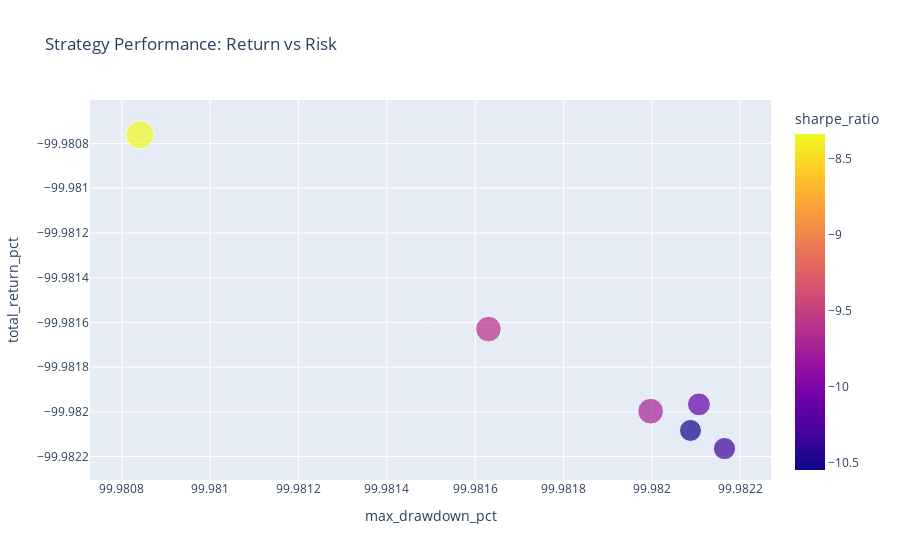

This figure's notebook cell:
### Code cell
import plotly.express as px

fig = px.scatter(
    results, 
    x='max_drawdown_pct', 
    y='total_return_pct',
    color='sharpe_ratio',
    size='total_trades',
    hover_data=['CVDBB_bbands_length', 'CVDBB_cvd_length', 'win_rate_pct'],
    title='Strategy Performance: Return vs Risk'
)
fig.show()

### Figure 1 — Plotly figure (JSON) as saved in the notebook; plotly's stock layout.template omitted (floating-point values rounded to 4 significant figures)
{"data": [{"customdata": [[20, 30, 25.79], [20, 30, 26.49], [30, 30, 25.93], [30, 30, 26.23], [40, 30, 25.77], [40, 30, 28.58]], "hovertemplate": "max_drawdown_pct=%{x}<br>total_return_pct=%{y}<br>total_trades=%{marker.size}<br>CVDBB_bbands_length=%{customdata[0]}<br>CVDBB_cvd_length=%{customdata[1]}<br>win_rate_pct=%{customdata[2]}<br>sharpe_ratio=%{marker.color}<extra></extra>", "legendgroup": "", "marker": {"color": [-10.34, -9.73, -10.15, -9.617, -10.55, -8.334], "coloraxis": "coloraxis", "size": [3241, 4349, 3432, 4316, 3170, 5227], "sizemode": "area", "sizeref": 13.07, "symbol": "circle"}, "mode": "markers", "name": "", "orientation": "v", "showlegend": false, "type": "scatter", "x": [99.98, 99.98, 99.98, 99.98, 99.98, 99.98], "xaxis": "x", "y": [-99.98, -99.98, -99.98, -99.98, -99.98, -99.98], "yaxis": "y"}], "layout": {"coloraxis": {"colorbar": {"title": {"text": "sharpe_ratio"}}, "colorscale": [[0, "#0d0887"], [0.1111, "#46039f"], [0.2222, "#7201a8"], [0.3333, "#9c179e"], [0.4444, "#bd3786"], [0.5556, "#d8576b"], [0.6667, "#ed7953"], [0.7778, "#fb9f3a"], [0.8889, "#fdca26"], [1, "#f0f921"]]}, "legend": {"itemsizing": "constant", "tracegroupgap": 0}, "title": {"text": "Strategy Performance: Return vs Risk"}, "xaxis": {"anchor": "y", "domain": [0, 1], "title": {"text": "max_drawdown_pct"}}, "yaxis": {"anchor": "x", "domain": [0, 1], "title": {"text": "total_return_pct"}}}}
